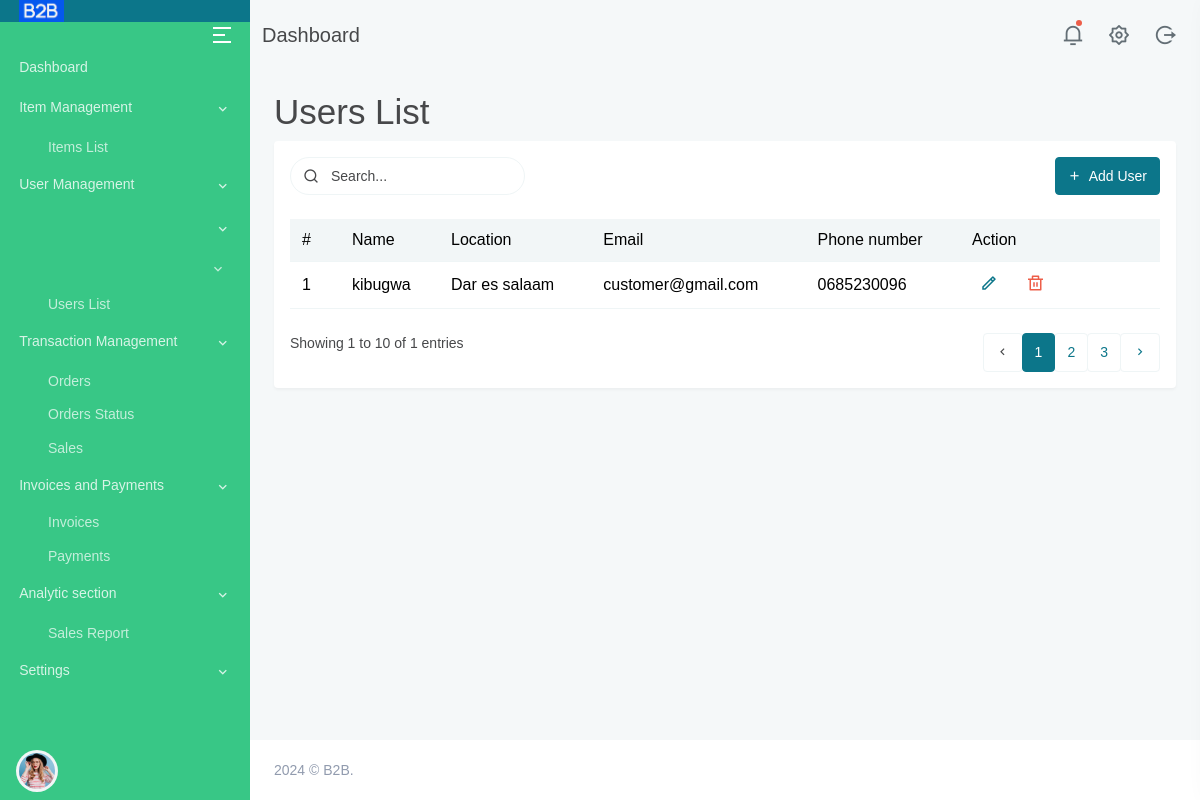
Screenshot of /userslist with the database file from the repository.
### main/models.py (models this page shows, shortened)
class Customer(models.Model):
    username = models.CharField(max_length=255, blank=True)
    email = models.EmailField(default="customer@gmail.com")
    location = models.CharField(max_length=200, default="Dar es salaam")
    phone_number = models.CharField(max_length=20, blank=True)

### main/views.py (the view)
# urls.py: path('userslist', views.userslist, name="userslist"),
def userslist(request):
    customers = Customer.objects.all()
    return render(request, 'users-list.html', {'customers': customers})

### templates/users-list.html (shortened to what this page needs)
﻿{% extends "base.html" %}
{% load static %}
{% block content %}
    <div class="main-content">
        <div class="page-content">
            <div class="container-fluid">
                <h1>Users List</h1>
                <div class="row">
                    <div class="col-lg-12">
                        <div class="card">
                            <div class="card-body">
                                <div class="row mb-2">
                                    <div class="col-md-6">
                                        <div class="form-inline float-md-start mb-3">
                                            <div class="search-box me-2">
                                                <div class="position-relative">
                                                    <input type="text" class="form-control border" placeholder="Search...">
                                                    <i class="ri-search-line search-icon"></i>
                                                </div>
                                            </div>
                                        </div>
                                    </div>
                                    <div class="col-md-6">
                                        <div class="mb-3 float-end">
                                            <a href="{% url 'add_customer' %}" class="btn btn-primary">
                                                <i class="mdi mdi-plus me-1"></i> Add User
                                            </a>
                                        </div>
                                    </div>
                                </div>
                                <div class="table-responsive mb-4">
                                    <table class="table table-hover table-nowrap align-middle mb-0">
                                        <thead class="bg-light">
                                            <tr>
                                                <th scope="col" style="width: 50px;">#</th>
                                                <th scope="col">Name</th>
                                                <th scope="col">Location</th>
                                                <th scope="col">Email</th>
                                                <th scope="col">Phone number</th>
                                                <th scope="col" style="width: 200px;">Action</th>
                                            </tr>
                                        </thead>
                                        <tbody>
                                            {% for customer in customers %}
                                            <tr>
                                                <th scope="row">{{ forloop.counter }}</th>
                                                <td>{{ customer.username }}</td>
                                                <td>{{ customer.location }}</td>
                                                <td>{{ customer.email }}</td>
                                                <td>{{ customer.phone_number }}</td>
                                                <td>
                                                    <ul class="list-inline mb-0">
                                                        <li class="list-inline-item">
                                                            <a href="{% url 'edit_user' customer.id %}" class="px-2 text-primary"><i class="ri-pencil-line font-size-18"></i></a>
                                                        </li>
                                                        <li class="list-inline-item">
                                                            <a href="javascript:void(0);" class="px-2 text-danger"><i class="ri-delete-bin-line font-size-18"></i></a>
                                                        </li>
                                                    </ul>
                                                </td>
                                            </tr>
                                            {% endfor %}
                                        </tbody>
                                    </table>
                                </div>
                                <div class="row mt-4">
                                    <div class="col-sm-6">
                                        <div>
                                            <p class="mb-sm-0">Showing 1 to 10 of {{ customers|length }} entries</p>
                                        </div>
                                    </div>
                                    <div class="col-sm-6">
                                        <div class="float-sm-end">
                                            <ul class="pagination mb-sm-0">
                                                <li class="page-item disabled">
                                                    <a href="#" class="page-link"><i class="mdi mdi-chevron-left"></i></a>
                                                </li>
                                                <li class="page-item active">
                                                    <a href="#" class="page-link">1</a>
                                                </li>
                                                <li class="page-item">
                                                    <a href="#" class="page-link">2</a>
                                                </li>
                                                <li class="page-item">
                                                    <a href="#" class="page-link">3</a>
                                                </li>
                                                <li class="page-item">
                                                    <a href="#" class="page-link"><i class="mdi mdi-chevron-right"></i></a>
                                                </li>
                                            </ul>
                                        </div>
                                    </div>
                                </div>
                            </div>
                        </div>
                    </div>
                </div>
            </div>
        </div>
        <footer class="footer">
            <div class="container-fluid">
                <div class="row">
                    <div class="col-sm-6">
                    </div>
                </div>
            </div>
        </footer>
    </div>
{% endblock %}

### rows the page displays
Customer: username "kibugwa", location "Dar es salaam", email "customer@gmail.com", phone_number "0685230096"

### other values shown
{{ customers|length }} "1"
